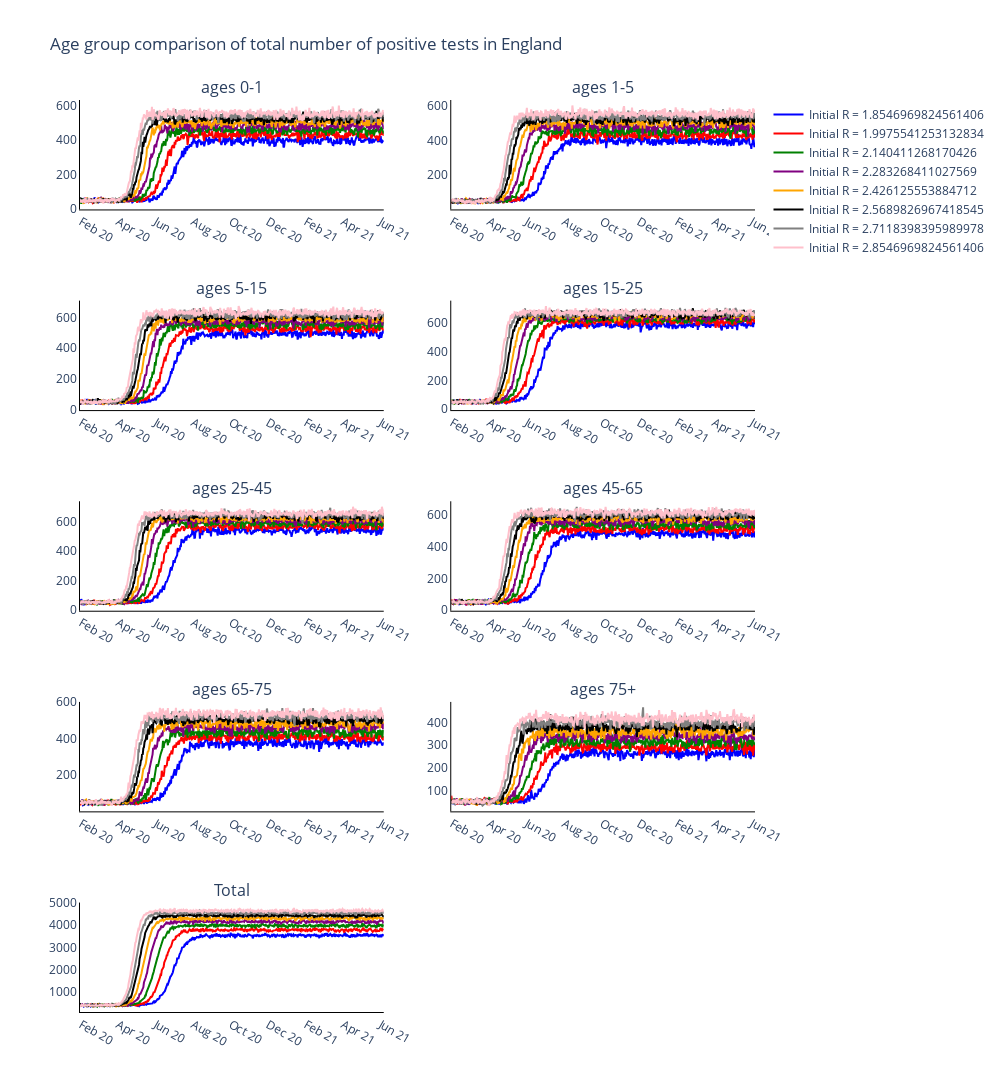

Here is the notebook cell this chart was saved with:
### Code cell
# Trace names - represent the solver used for the simulation
trace_name = ['Initial R = {}'.format(initial_r) for initial_r in initial_rs]

fig = go.Figure()

fig = make_subplots(
    rows=int(np.ceil((len(age_groups)+1)/2)), cols=2, subplot_titles=tuple(['ages {}'.format(age) for age in age_groups] + ['Total'])
)

# Plot (bar chart cases each day)
for ir, initial_r in enumerate(initial_rs):
    for a, age in enumerate(age_groups):
        if a == 0: 
            fig.add_trace(
                go.Scatter(
                    x=times[1:],
                    y=positives_data[ir][:, a].tolist(),
                    line_color=colours[ir],
                    name=trace_name[ir]
                ),
                row= int(np.floor(a / 2)) + 1,
                col= a % 2 + 1
            )

        else:
            fig.add_trace(
                go.Scatter(
                    x=times[1:],
                    y=positives_data[ir][:, a].tolist(),
                    showlegend=False,
                    line_color=colours[ir],
                    name=trace_name[ir]
                ),
                row= int(np.floor(a / 2)) + 1,
                col= a % 2 + 1
            )

    fig.add_trace(
        go.Scatter(
            x=times[1:],
            y=positives_data[ir].sum(axis=1).tolist(),
            showlegend=False,
            line_color=colours[ir],
            name=trace_name[ir]
        ),
        row= int(np.ceil((len(age_groups)+1)/2)),
        col= 1
    )

# Add axis labels
fig.update_layout(
    boxmode='group',
    title='Age group comparison of total number of positive tests in England', 
    height=1200,
    width=1000,
    plot_bgcolor='white',
    xaxis=dict(
        linecolor='black',
        tickvals=np.arange(3, total_days, 61).tolist(),
        ticktext=['Feb 20', 'Apr 20', 'Jun 20', 'Aug 20', 'Oct 20', 'Dec 20', 'Feb 21', 'Apr 21', 'Jun 21']),
    yaxis=dict(linecolor='black'),
    xaxis2=dict(
        linecolor='black',
        tickvals=np.arange(3, total_days, 61).tolist(),
        ticktext=['Feb 20', 'Apr 20', 'Jun 20', 'Aug 20', 'Oct 20', 'Dec 20', 'Feb 21', 'Apr 21', 'Jun 21']),
    yaxis2=dict(linecolor='black'),
    xaxis3=dict(
        linecolor='black',
        tickvals=np.arange(3, total_days, 61).tolist(),
        ticktext=['Feb 20', 'Apr 20', 'Jun 20', 'Aug 20', 'Oct 20', 'Dec 20', 'Feb 21', 'Apr 21', 'Jun 21']),
    yaxis3=dict(linecolor='black'),
    xaxis4=dict(
        linecolor='black',
        tickvals=np.arange(3, total_days, 61).tolist(),
        ticktext=['Feb 20', 'Apr 20', 'Jun 20', 'Aug 20', 'Oct 20', 'Dec 20', 'Feb 21', 'Apr 21', 'Jun 21']),
    yaxis4=dict(linecolor='black'),
    xaxis5=dict(
        linecolor='black',
        tickvals=np.arange(3, total_days, 61).tolist(),
        ticktext=['Feb 20', 'Apr 20', 'Jun 20', 'Aug 20', 'Oct 20', 'Dec 20', 'Feb 21', 'Apr 21', 'Jun 21']),
    yaxis5=dict(linecolor='black'),
    xaxis6=dict(
        linecolor='black',
        tickvals=np.arange(3, total_days, 61).tolist(),
        ticktext=['Feb 20', 'Apr 20', 'Jun 20', 'Aug 20', 'Oct 20', 'Dec 20', 'Feb 21', 'Apr 21', 'Jun 21']),
    yaxis6=dict(linecolor='black'),
    xaxis7=dict(
        linecolor='black',
        tickvals=np.arange(3, total_days, 61).tolist(),
        ticktext=['Feb 20', 'Apr 20', 'Jun 20', 'Aug 20', 'Oct 20', 'Dec 20', 'Feb 21', 'Apr 21', 'Jun 21']),
    yaxis7=dict(linecolor='black'),
    xaxis8=dict(
        linecolor='black',
        tickvals=np.arange(3, total_days, 61).tolist(),
        ticktext=['Feb 20', 'Apr 20', 'Jun 20', 'Aug 20', 'Oct 20', 'Dec 20', 'Feb 21', 'Apr 21', 'Jun 21']),
    yaxis8=dict(linecolor='black'),
    xaxis9=dict(
        linecolor='black',
        tickvals=np.arange(3, total_days, 61).tolist(),
        ticktext=['Feb 20', 'Apr 20', 'Jun 20', 'Aug 20', 'Oct 20', 'Dec 20', 'Feb 21', 'Apr 21', 'Jun 21']),
    yaxis9=dict(linecolor='black'))

fig.write_image('images/Positives_r.pdf')
fig.show()

### Figure 1 — Plotly figure (JSON) as saved in the notebook; plotly's stock layout.template omitted (floating-point values rounded to 4 significant figures; data arrays with more than 128 entries replaced by an {"elided": "..."} marker saying what was removed)
{"data": [{"line": {"color": "blue"}, "name": "Initial R = 1.8546969824561406", "type": "scatter", "x": {"elided": "495 int values"}, "xaxis": "x", "y": {"elided": "496 int values"}, "yaxis": "y"}, {"line": {"color": "blue"}, "name": "Initial R = 1.8546969824561406", "showlegend": false, "type": "scatter", "x": {"elided": "495 int values"}, "xaxis": "x2", "y": {"elided": "496 int values"}, "yaxis": "y2"}, {"line": {"color": "blue"}, "name": "Initial R = 1.8546969824561406", "showlegend": false, "type": "scatter", "x": {"elided": "495 int values"}, "xaxis": "x3", "y": {"elided": "496 int values"}, "yaxis": "y3"}, {"line": {"color": "blue"}, "name": "Initial R = 1.8546969824561406", "showlegend": false, "type": "scatter", "x": {"elided": "495 int values"}, "xaxis": "x4", "y": {"elided": "496 int values"}, "yaxis": "y4"}, {"line": {"color": "blue"}, "name": "Initial R = 1.8546969824561406", "showlegend": false, "type": "scatter", "x": {"elided": "495 int values"}, "xaxis": "x5", "y": {"elided": "496 int values"}, "yaxis": "y5"}, {"line": {"color": "blue"}, "name": "Initial R = 1.8546969824561406", "showlegend": false, "type": "scatter", "x": {"elided": "495 int values"}, "xaxis": "x6", "y": {"elided": "496 int values"}, "yaxis": "y6"}, {"line": {"color": "blue"}, "name": "Initial R = 1.8546969824561406", "showlegend": false, "type": "scatter", "x": {"elided": "495 int values"}, "xaxis": "x7", "y": {"elided": "496 int values"}, "yaxis": "y7"}, {"line": {"color": "blue"}, "name": "Initial R = 1.8546969824561406", "showlegend": false, "type": "scatter", "x": {"elided": "495 int values"}, "xaxis": "x8", "y": {"elided": "496 int values"}, "yaxis": "y8"}, {"line": {"color": "blue"}, "name": "Initial R = 1.8546969824561406", "showlegend": false, "type": "scatter", "x": {"elided": "495 int values"}, "xaxis": "x9", "y": {"elided": "496 int values"}, "yaxis": "y9"}, {"line": {"color": "red"}, "name": "Initial R = 1.9975541253132834", "type": "scatter", "x": {"elided": "495 int values"}, "xaxis": "x", "y": {"elided": "496 int values"}, "yaxis": "y"}, {"line": {"color": "red"}, "name": "Initial R = 1.9975541253132834", "showlegend": false, "type": "scatter", "x": {"elided": "495 int values"}, "xaxis": "x2", "y": {"elided": "496 int values"}, "yaxis": "y2"}, {"line": {"color": "red"}, "name": "Initial R = 1.9975541253132834", "showlegend": false, "type": "scatter", "x": {"elided": "495 int values"}, "xaxis": "x3", "y": {"elided": "496 int values"}, "yaxis": "y3"}, {"line": {"color": "red"}, "name": "Initial R = 1.9975541253132834", "showlegend": false, "type": "scatter", "x": {"elided": "495 int values"}, "xaxis": "x4", "y": {"elided": "496 int values"}, "yaxis": "y4"}, {"line": {"color": "red"}, "name": "Initial R = 1.9975541253132834", "showlegend": false, "type": "scatter", "x": {"elided": "495 int values"}, "xaxis": "x5", "y": {"elided": "496 int values"}, "yaxis": "y5"}, {"line": {"color": "red"}, "name": "Initial R = 1.9975541253132834", "showlegend": false, "type": "scatter", "x": {"elided": "495 int values"}, "xaxis": "x6", "y": {"elided": "496 int values"}, "yaxis": "y6"}, {"line": {"color": "red"}, "name": "Initial R = 1.9975541253132834", "showlegend": false, "type": "scatter", "x": {"elided": "495 int values"}, "xaxis": "x7", "y": {"elided": "496 int values"}, "yaxis": "y7"}, {"line": {"color": "red"}, "name": "Initial R = 1.9975541253132834", "showlegend": false, "type": "scatter", "x": {"elided": "495 int values"}, "xaxis": "x8", "y": {"elided": "496 int values"}, "yaxis": "y8"}, {"line": {"color": "red"}, "name": "Initial R = 1.9975541253132834", "showlegend": false, "type": "scatter", "x": {"elided": "495 int values"}, "xaxis": "x9", "y": {"elided": "496 int values"}, "yaxis": "y9"}, {"line": {"color": "green"}, "name": "Initial R = 2.140411268170426", "type": "scatter", "x": {"elided": "495 int values"}, "xaxis": "x", "y": {"elided": "496 int values"}, "yaxis": "y"}, {"line": {"color": "green"}, "name": "Initial R = 2.140411268170426", "showlegend": false, "type": "scatter", "x": {"elided": "495 int values"}, "xaxis": "x2", "y": {"elided": "496 int values"}, "yaxis": "y2"}, {"line": {"color": "green"}, "name": "Initial R = 2.140411268170426", "showlegend": false, "type": "scatter", "x": {"elided": "495 int values"}, "xaxis": "x3", "y": {"elided": "496 int values"}, "yaxis": "y3"}, {"line": {"color": "green"}, "name": "Initial R = 2.140411268170426", "showlegend": false, "type": "scatter", "x": {"elided": "495 int values"}, "xaxis": "x4", "y": {"elided": "496 int values"}, "yaxis": "y4"}, {"line": {"color": "green"}, "name": "Initial R = 2.140411268170426", "showlegend": false, "type": "scatter", "x": {"elided": "495 int values"}, "xaxis": "x5", "y": {"elided": "496 int values"}, "yaxis": "y5"}, {"line": {"color": "green"}, "name": "Initial R = 2.140411268170426", "showlegend": false, "type": "scatter", "x": {"elided": "495 int values"}, "xaxis": "x6", "y": {"elided": "496 int values"}, "yaxis": "y6"}, {"line": {"color": "green"}, "name": "Initial R = 2.140411268170426", "showlegend": false, "type": "scatter", "x": {"elided": "495 int values"}, "xaxis": "x7", "y": {"elided": "496 int values"}, "yaxis": "y7"}, {"line": {"color": "green"}, "name": "Initial R = 2.140411268170426", "showlegend": false, "type": "scatter", "x": {"elided": "495 int values"}, "xaxis": "x8", "y": {"elided": "496 int values"}, "yaxis": "y8"}, {"line": {"color": "green"}, "name": "Initial R = 2.140411268170426", "showlegend": false, "type": "scatter", "x": {"elided": "495 int values"}, "xaxis": "x9", "y": {"elided": "496 int values"}, "yaxis": "y9"}, {"line": {"color": "purple"}, "name": "Initial R = 2.283268411027569", "type": "scatter", "x": {"elided": "495 int values"}, "xaxis": "x", "y": {"elided": "496 int values"}, "yaxis": "y"}, {"line": {"color": "purple"}, "name": "Initial R = 2.283268411027569", "showlegend": false, "type": "scatter", "x": {"elided": "495 int values"}, "xaxis": "x2", "y": {"elided": "496 int values"}, "yaxis": "y2"}, {"line": {"color": "purple"}, "name": "Initial R = 2.283268411027569", "showlegend": false, "type": "scatter", "x": {"elided": "495 int values"}, "xaxis": "x3", "y": {"elided": "496 int values"}, "yaxis": "y3"}, {"line": {"color": "purple"}, "name": "Initial R = 2.283268411027569", "showlegend": false, "type": "scatter", "x": {"elided": "495 int values"}, "xaxis": "x4", "y": {"elided": "496 int values"}, "yaxis": "y4"}, {"line": {"color": "purple"}, "name": "Initial R = 2.283268411027569", "showlegend": false, "type": "scatter", "x": {"elided": "495 int values"}, "xaxis": "x5", "y": {"elided": "496 int values"}, "yaxis": "y5"}, {"line": {"color": "purple"}, "name": "Initial R = 2.283268411027569", "showlegend": false, "type": "scatter", "x": {"elided": "495 int values"}, "xaxis": "x6", "y": {"elided": "496 int values"}, "yaxis": "y6"}, {"line": {"color": "purple"}, "name": "Initial R = 2.283268411027569", "showlegend": false, "type": "scatter", "x": {"elided": "495 int values"}, "xaxis": "x7", "y": {"elided": "496 int values"}, "yaxis": "y7"}, {"line": {"color": "purple"}, "name": "Initial R = 2.283268411027569", "showlegend": false, "type": "scatter", "x": {"elided": "495 int values"}, "xaxis": "x8", "y": {"elided": "496 int values"}, "yaxis": "y8"}, {"line": {"color": "purple"}, "name": "Initial R = 2.283268411027569", "showlegend": false, "type": "scatter", "x": {"elided": "495 int values"}, "xaxis": "x9", "y": {"elided": "496 int values"}, "yaxis": "y9"}, {"line": {"color": "orange"}, "name": "Initial R = 2.426125553884712", "type": "scatter", "x": {"elided": "495 int values"}, "xaxis": "x", "y": {"elided": "496 int values"}, "yaxis": "y"}, {"line": {"color": "orange"}, "name": "Initial R = 2.426125553884712", "showlegend": false, "type": "scatter", "x": {"elided": "495 int values"}, "xaxis": "x2", "y": {"elided": "496 int values"}, "yaxis": "y2"}, {"line": {"color": "orange"}, "name": "Initial R = 2.426125553884712", "showlegend": false, "type": "scatter", "x": {"elided": "495 int values"}, "xaxis": "x3", "y": {"elided": "496 int values"}, "yaxis": "y3"}, {"line": {"color": "orange"}, "name": "Initial R = 2.426125553884712", "showlegend": false, "type": "scatter", "x": {"elided": "495 int values"}, "xaxis": "x4", "y": {"elided": "496 int values"}, "yaxis": "y4"}, {"line": {"color": "orange"}, "name": "Initial R = 2.426125553884712", "showlegend": false, "type": "scatter", "x": {"elided": "495 int values"}, "xaxis": "x5", "y": {"elided": "496 int values"}, "yaxis": "y5"}, {"line": {"color": "orange"}, "name": "Initial R = 2.426125553884712", "showlegend": false, "type": "scatter", "x": {"elided": "495 int values"}, "xaxis": "x6", "y": {"elided": "496 int values"}, "yaxis": "y6"}, {"line": {"color": "orange"}, "name": "Initial R = 2.426125553884712", "showlegend": false, "type": "scatter", "x": {"elided": "495 int values"}, "xaxis": "x7", "y": {"elided": "496 int values"}, "yaxis": "y7"}, {"line": {"color": "orange"}, "name": "Initial R = 2.426125553884712", "showlegend": false, "type": "scatter", "x": {"elided": "495 int values"}, "xaxis": "x8", "y": {"elided": "496 int values"}, "yaxis": "y8"}, {"line": {"color": "orange"}, "name": "Initial R = 2.426125553884712", "showlegend": false, "type": "scatter", "x": {"elided": "495 int values"}, "xaxis": "x9", "y": {"elided": "496 int values"}, "yaxis": "y9"}, {"line": {"color": "black"}, "name": "Initial R = 2.5689826967418545", "type": "scatter", "x": {"elided": "495 int values"}, "xaxis": "x", "y": {"elided": "496 int values"}, "yaxis": "y"}, {"line": {"color": "black"}, "name": "Initial R = 2.5689826967418545", "showlegend": false, "type": "scatter", "x": {"elided": "495 int values"}, "xaxis": "x2", "y": {"elided": "496 int values"}, "yaxis": "y2"}, {"line": {"color": "black"}, "name": "Initial R = 2.5689826967418545", "showlegend": false, "type": "scatter", "x": {"elided": "495 int values"}, "xaxis": "x3", "y": {"elided": "496 int values"}, "yaxis": "y3"}, {"line": {"color": "black"}, "name": "Initial R = 2.5689826967418545", "showlegend": false, "type": "scatter", "x": {"elided": "495 int values"}, "xaxis": "x4", "y": {"elided": "496 int values"}, "yaxis": "y4"}, {"line": {"color": "black"}, "name": "Initial R = 2.5689826967418545", "showlegend": false, "type": "scatter", "x": {"elided": "495 int values"}, "xaxis": "x5", "y": {"elided": "496 int values"}, "yaxis": "y5"}, {"line": {"color": "black"}, "name": "Initial R = 2.5689826967418545", "showlegend": false, "type": "scatter", "x": {"elided": "495 int values"}, "xaxis": "x6", "y": {"elided": "496 int values"}, "yaxis": "y6"}, {"line": {"color": "black"}, "name": "Initial R = 2.5689826967418545", "showlegend": false, "type": "scatter", "x": {"elided": "495 int values"}, "xaxis": "x7", "y": {"elided": "496 int values"}, "yaxis": "y7"}, {"line": {"color": "black"}, "name": "Initial R = 2.5689826967418545", "showlegend": false, "type": "scatter", "x": {"elided": "495 int values"}, "xaxis": "x8", "y": {"elided": "496 int values"}, "yaxis": "y8"}, {"line": {"color": "black"}, "name": "Initial R = 2.5689826967418545", "showlegend": false, "type": "scatter", "x": {"elided": "495 int values"}, "xaxis": "x9", "y": {"elided": "496 int values"}, "yaxis": "y9"}, {"line": {"color": "gray"}, "name": "Initial R = 2.7118398395989978", "type": "scatter", "x": {"elided": "495 int values"}, "xaxis": "x", "y": {"elided": "496 int values"}, "yaxis": "y"}, {"line": {"color": "gray"}, "name": "Initial R = 2.7118398395989978", "showlegend": false, "type": "scatter", "x": {"elided": "495 int values"}, "xaxis": "x2", "y": {"elided": "496 int values"}, "yaxis": "y2"}, {"line": {"color": "gray"}, "name": "Initial R = 2.7118398395989978", "showlegend": false, "type": "scatter", "x": {"elided": "495 int values"}, "xaxis": "x3", "y": {"elided": "496 int values"}, "yaxis": "y3"}, {"line": {"color": "gray"}, "name": "Initial R = 2.7118398395989978", "showlegend": false, "type": "scatter", "x": {"elided": "495 int values"}, "xaxis": "x4", "y": {"elided": "496 int values"}, "yaxis": "y4"}, {"line": {"color": "gray"}, "name": "Initial R = 2.7118398395989978", "showlegend": false, "type": "scatter", "x": {"elided": "495 int values"}, "xaxis": "x5", "y": {"elided": "496 int values"}, "yaxis": "y5"}, {"line": {"color": "gray"}, "name": "Initial R = 2.7118398395989978", "showlegend": false, "type": "scatter", "x": {"elided": "495 int values"}, "xaxis": "x6", "y": {"elided": "496 int values"}, "yaxis": "y6"}, {"line": {"color": "gray"}, "name": "Initial R = 2.7118398395989978", "showlegend": false, "type": "scatter", "x": {"elided": "495 int values"}, "xaxis": "x7", "y": {"elided": "496 int values"}, "yaxis": "y7"}, {"line": {"color": "gray"}, "name": "Initial R = 2.7118398395989978", "showlegend": false, "type": "scatter", "x": {"elided": "495 int values"}, "xaxis": "x8", "y": {"elided": "496 int values"}, "yaxis": "y8"}, {"line": {"color": "gray"}, "name": "Initial R = 2.7118398395989978", "showlegend": false, "type": "scatter", "x": {"elided": "495 int values"}, "xaxis": "x9", "y": {"elided": "496 int values"}, "yaxis": "y9"}, {"line": {"color": "pink"}, "name": "Initial R = 2.8546969824561406", "type": "scatter", "x": {"elided": "495 int values"}, "xaxis": "x", "y": {"elided": "496 int values"}, "yaxis": "y"}, {"line": {"color": "pink"}, "name": "Initial R = 2.8546969824561406", "showlegend": false, "type": "scatter", "x": {"elided": "495 int values"}, "xaxis": "x2", "y": {"elided": "496 int values"}, "yaxis": "y2"}, {"line": {"color": "pink"}, "name": "Initial R = 2.8546969824561406", "showlegend": false, "type": "scatter", "x": {"elided": "495 int values"}, "xaxis": "x3", "y": {"elided": "496 int values"}, "yaxis": "y3"}, {"line": {"color": "pink"}, "name": "Initial R = 2.8546969824561406", "showlegend": false, "type": "scatter", "x": {"elided": "495 int values"}, "xaxis": "x4", "y": {"elided": "496 int values"}, "yaxis": "y4"}, {"line": {"color": "pink"}, "name": "Initial R = 2.8546969824561406", "showlegend": false, "type": "scatter", "x": {"elided": "495 int values"}, "xaxis": "x5", "y": {"elided": "496 int values"}, "yaxis": "y5"}, {"line": {"color": "pink"}, "name": "Initial R = 2.8546969824561406", "showlegend": false, "type": "scatter", "x": {"elided": "495 int values"}, "xaxis": "x6", "y": {"elided": "496 int values"}, "yaxis": "y6"}, {"line": {"color": "pink"}, "name": "Initial R = 2.8546969824561406", "showlegend": false, "type": "scatter", "x": {"elided": "495 int values"}, "xaxis": "x7", "y": {"elided": "496 int values"}, "yaxis": "y7"}, {"line": {"color": "pink"}, "name": "Initial R = 2.8546969824561406", "showlegend": false, "type": "scatter", "x": {"elided": "495 int values"}, "xaxis": "x8", "y": {"elided": "496 int values"}, "yaxis": "y8"}, {"line": {"color": "pink"}, "name": "Initial R = 2.8546969824561406", "showlegend": false, "type": "scatter", "x": {"elided": "495 int values"}, "xaxis": "x9", "y": {"elided": "496 int values"}, "yaxis": "y9"}], "layout": {"annotations": [{"font": {"size": 16}, "showarrow": false, "text": "ages 0-1", "x": 0.225, "xanchor": "center", "xref": "paper", "y": 1, "yanchor": "bottom", "yref": "paper"}, {"font": {"size": 16}, "showarrow": false, "text": "ages 1-5", "x": 0.775, "xanchor": "center", "xref": "paper", "y": 1, "yanchor": "bottom", "yref": "paper"}, {"font": {"size": 16}, "showarrow": false, "text": "ages 5-15", "x": 0.225, "xanchor": "center", "xref": "paper", "y": 0.78, "yanchor": "bottom", "yref": "paper"}, {"font": {"size": 16}, "showarrow": false, "text": "ages 15-25", "x": 0.775, "xanchor": "center", "xref": "paper", "y": 0.78, "yanchor": "bottom", "yref": "paper"}, {"font": {"size": 16}, "showarrow": false, "text": "ages 25-45", "x": 0.225, "xanchor": "center", "xref": "paper", "y": 0.56, "yanchor": "bottom", "yref": "paper"}, {"font": {"size": 16}, "showarrow": false, "text": "ages 45-65", "x": 0.775, "xanchor": "center", "xref": "paper", "y": 0.56, "yanchor": "bottom", "yref": "paper"}, {"font": {"size": 16}, "showarrow": false, "text": "ages 65-75", "x": 0.225, "xanchor": "center", "xref": "paper", "y": 0.34, "yanchor": "bottom", "yref": "paper"}, {"font": {"size": 16}, "showarrow": false, "text": "ages 75+", "x": 0.775, "xanchor": "center", "xref": "paper", "y": 0.34, "yanchor": "bottom", "yref": "paper"}, {"font": {"size": 16}, "showarrow": false, "text": "Total", "x": 0.225, "xanchor": "center", "xref": "paper", "y": 0.12, "yanchor": "bottom", "yref": "paper"}], "boxmode": "group", "height": 1200, "plot_bgcolor": "white", "title": {"text": "Age group comparison of total number of positive tests in England"}, "width": 1000, "xaxis": {"anchor": "y", "domain": [0, 0.45], "linecolor": "black", "ticktext": ["Feb 20", "Apr 20", "Jun 20", "Aug 20", "Oct 20", "Dec 20", "Feb 21", "Apr 21", "Jun 21"], "tickvals": [3, 64, 125, 186, 247, 308, 369, 430, 491]}, "xaxis10": {"anchor": "y10", "domain": [0.55, 1]}, "xaxis2": {"anchor": "y2", "domain": [0.55, 1], "linecolor": "black", "ticktext": ["Feb 20", "Apr 20", "Jun 20", "Aug 20", "Oct 20", "Dec 20", "Feb 21", "Apr 21", "Jun 21"], "tickvals": [3, 64, 125, 186, 247, 308, 369, 430, 491]}, "xaxis3": {"anchor": "y3", "domain": [0, 0.45], "linecolor": "black", "ticktext": ["Feb 20", "Apr 20", "Jun 20", "Aug 20", "Oct 20", "Dec 20", "Feb 21", "Apr 21", "Jun 21"], "tickvals": [3, 64, 125, 186, 247, 308, 369, 430, 491]}, "xaxis4": {"anchor": "y4", "domain": [0.55, 1], "linecolor": "black", "ticktext": ["Feb 20", "Apr 20", "Jun 20", "Aug 20", "Oct 20", "Dec 20", "Feb 21", "Apr 21", "Jun 21"], "tickvals": [3, 64, 125, 186, 247, 308, 369, 430, 491]}, "xaxis5": {"anchor": "y5", "domain": [0, 0.45], "linecolor": "black", "ticktext": ["Feb 20", "Apr 20", "Jun 20", "Aug 20", "Oct 20", "Dec 20", "Feb 21", "Apr 21", "Jun 21"], "tickvals": [3, 64, 125, 186, 247, 308, 369, 430, 491]}, "xaxis6": {"anchor": "y6", "domain": [0.55, 1], "linecolor": "black", "ticktext": ["Feb 20", "Apr 20", "Jun 20", "Aug 20", "Oct 20", "Dec 20", "Feb 21", "Apr 21", "Jun 21"], "tickvals": [3, 64, 125, 186, 247, 308, 369, 430, 491]}, "xaxis7": {"anchor": "y7", "domain": [0, 0.45], "linecolor": "black", "ticktext": ["Feb 20", "Apr 20", "Jun 20", "Aug 20", "Oct 20", "Dec 20", "Feb 21", "Apr 21", "Jun 21"], "tickvals": [3, 64, 125, 186, 247, 308, 369, 430, 491]}, "xaxis8": {"anchor": "y8", "domain": [0.55, 1], "linecolor": "black", "ticktext": ["Feb 20", "Apr 20", "Jun 20", "Aug 20", "Oct 20", "Dec 20", "Feb 21", "Apr 21", "Jun 21"], "tickvals": [3, 64, 125, 186, 247, 308, 369, 430, 491]}, "xaxis9": {"anchor": "y9", "domain": [0, 0.45], "linecolor": "black", "ticktext": ["Feb 20", "Apr 20", "Jun 20", "Aug 20", "Oct 20", "Dec 20", "Feb 21", "Apr 21", "Jun 21"], "tickvals": [3, 64, 125, 186, 247, 308, 369, 430, 491]}, "yaxis": {"anchor": "x", "domain": [0.88, 1], "linecolor": "black"}, "yaxis10": {"anchor": "x10", "domain": [0, 0.12]}, "yaxis2": {"anchor": "x2", "domain": [0.88, 1], "linecolor": "black"}, "yaxis3": {"anchor": "x3", "domain": [0.66, 0.78], "linecolor": "black"}, "yaxis4": {"anchor": "x4", "domain": [0.66, 0.78], "linecolor": "black"}, "yaxis5": {"anchor": "x5", "domain": [0.44, 0.56], "linecolor": "black"}, "yaxis6": {"anchor": "x6", "domain": [0.44, 0.56], "linecolor": "black"}, "yaxis7": {"anchor": "x7", "domain": [0.22, 0.34], "linecolor": "black"}, "yaxis8": {"anchor": "x8", "domain": [0.22, 0.34], "linecolor": "black"}, "yaxis9": {"anchor": "x9", "domain": [0, 0.12], "linecolor": "black"}}}
